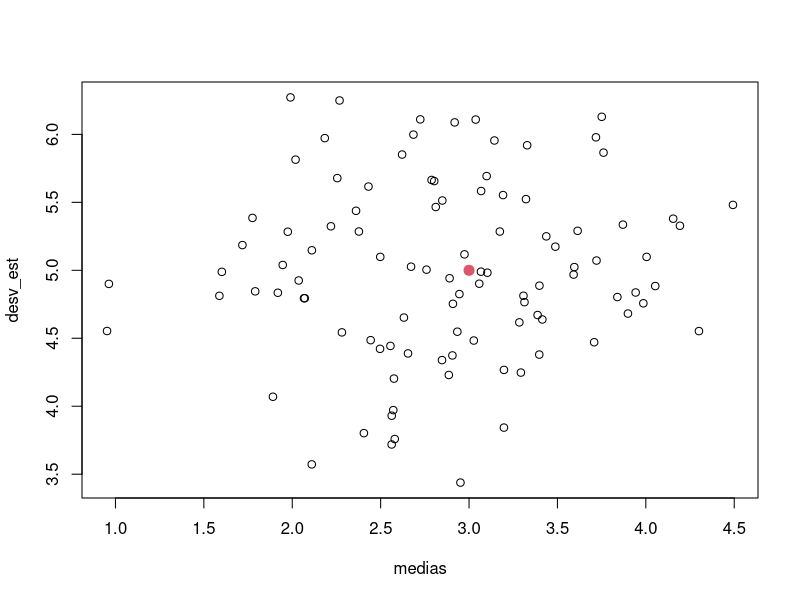
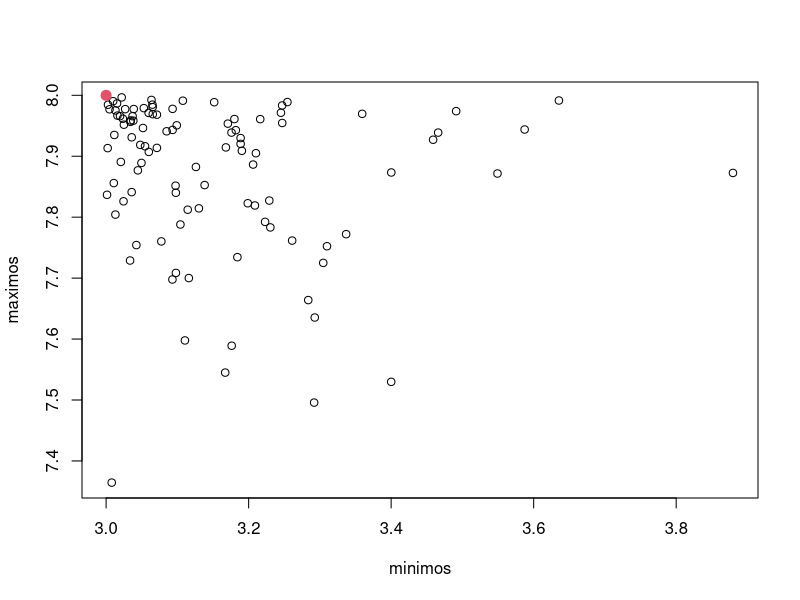
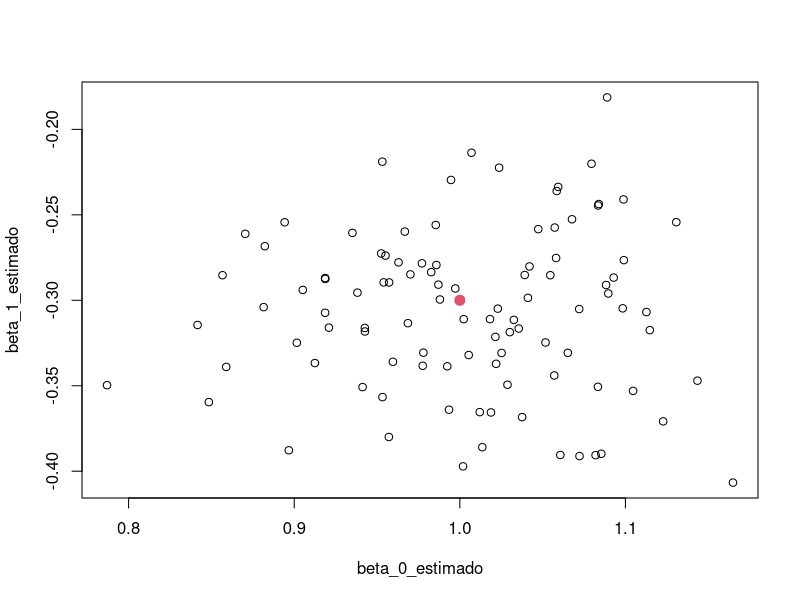
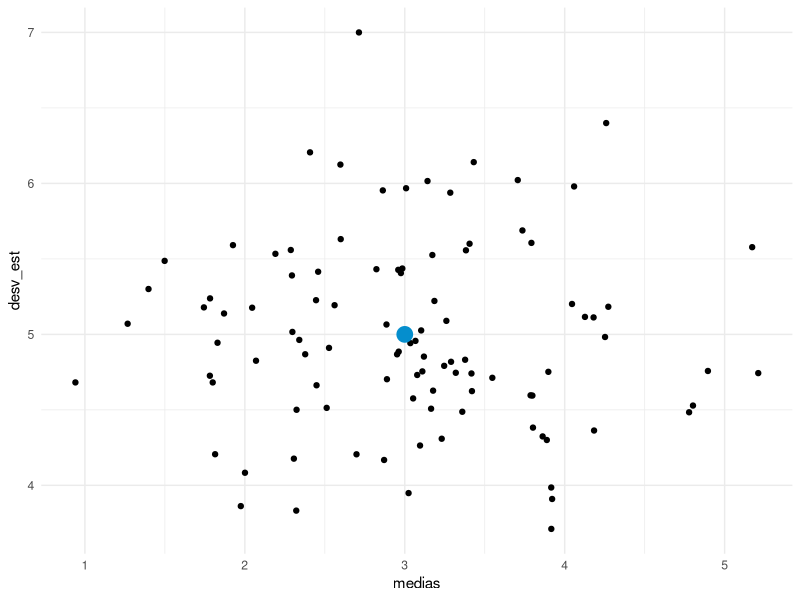
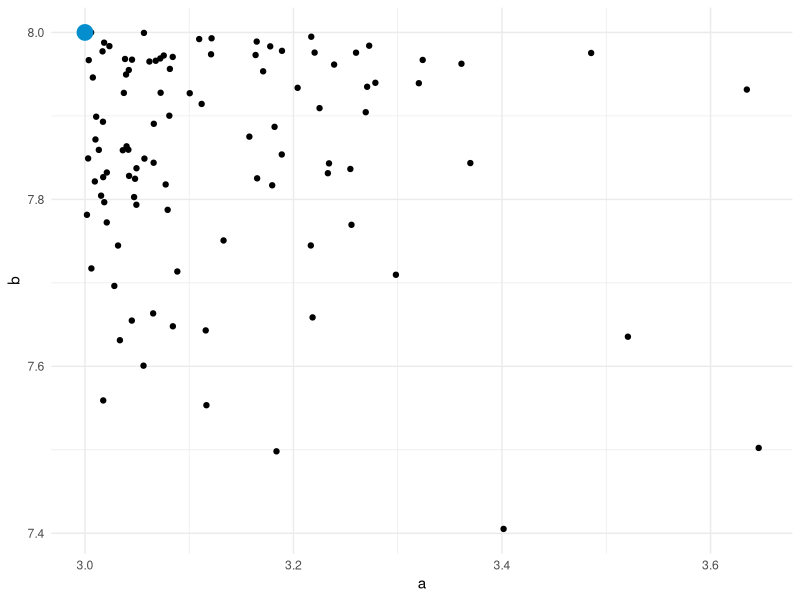
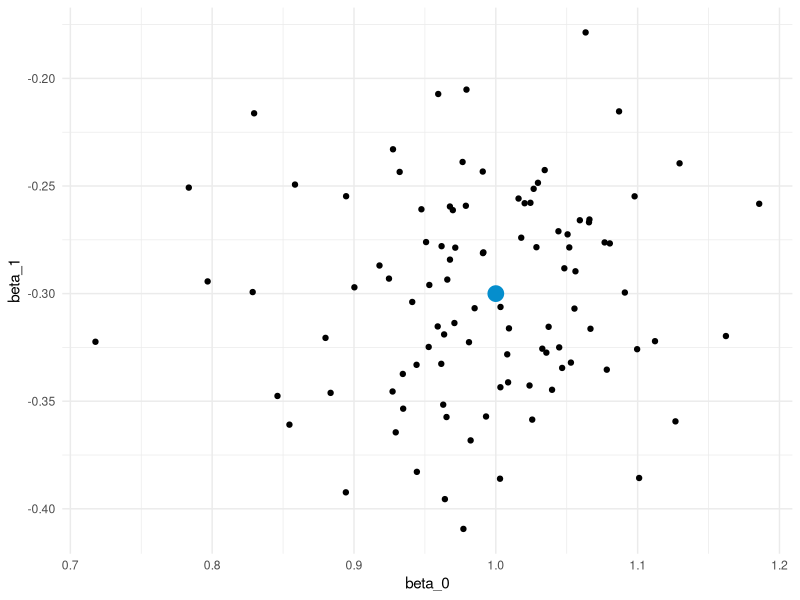

Reproduce these figures in R, in order.

# En el espacio de parámetros podemos ver los parámetros y sus est --------


# paquetes ----------------------------------------------------------------


# Distribución normal -----------------------------------------------------

tamano_muestral <- 35
iteraciones <- 100

medias <- vector()
desv_est <- vector()

media_poblacional <- 3
desv_est_poblacional <- 5

for(i in seq_len(iteraciones)){
  muestra <- rnorm(tamano_muestral, media_poblacional, desv_est_poblacional)
  medias[i] <- mean(muestra)
  desv_est[i] <- sd(muestra)
}

plot(medias, desv_est)
points(media_poblacional, desv_est_poblacional, col = 2, cex = 2, pch = 20)


# Distribución uniforme ---------------------------------------------------


tamano_muestral <- 35
iteraciones <- 100


minimo_poblacional <- 3
maximo_poblacional <- 8

minimos <- vector()
maximos <- vector()

for(i in seq_len(iteraciones)){
  muestra <- runif(tamano_muestral, minimo_poblacional, maximo_poblacional)
  minimos[i] <- min(muestra)
  maximos[i] <- max(muestra)
}

plot(minimos, maximos)
points(minimo_poblacional, maximo_poblacional, col = 2, cex = 2, pch = 20)


# regresión lineal --------------------------------------------------------

tamano_muestral <- 35
iteraciones <- 100


beta_0 <- 1
beta_1 <- -0.3

beta_0_estimado <- vector()
beta_1_estimado <- vector()

genera_y <- function(x, beta_0, beta_1){
beta_1*x + beta_0 + rnorm(length(x), 0, 0.5)
}

for(i in seq_len(iteraciones)){
  X <- seq(-3, 3, length.out = tamano_muestral)
  Y <- genera_y(X, beta_0, beta_1)
  betas_estimados <- coef(lm(Y ~ X)) 
  beta_0_estimado[i] <- betas_estimados[1]
  beta_1_estimado[i] <- betas_estimados[2]
}

plot(beta_0_estimado, beta_1_estimado)
points(beta_0, beta_1, col = 2, cex = 2, pch = 20)


# Gráfico bonito ----------------------------------------------------------

library("dplyr")
library("ggplot2")
library("magrittr")
library("purrr")

colores_platzi <- c("#78D92A", "#002E4E", "#058ECD", "#ED2B05", "#F4F7F4")

tamano_muestral <- 35
iteraciones <- 100


# Distribución normal -----------------------------------------------------

media_poblacional <- 3
desv_est_poblacional <- 5

tibble(
  muestras = replicate(iteraciones, rnorm(tamano_muestral, media_poblacional, desv_est_poblacional), simplify = FALSE),
  medias = map_dbl(muestras, mean),
  desv_est = map_dbl(muestras, sd)
) -> simulaciones

qplot(medias, desv_est, data = simulaciones) + 
  annotate("point", media_poblacional, desv_est_poblacional, colour = colores_platzi[3], size = 5) +
  theme_minimal()


# Distribución uniforme ---------------------------------------------------

minimo_poblacional <- 3
maximo_poblacional <- 8

tibble(
  muestras = replicate(iteraciones, runif(tamano_muestral, minimo_poblacional, maximo_poblacional), simplify = FALSE),
  a = map_dbl(muestras, min),
  b = map_dbl(muestras, max)
) -> simulaciones

qplot(a, b, data = simulaciones) + 
  annotate("point", 3, 8, colour = colores_platzi[3], size = 5) +
  theme_minimal()


# Regresión lineal simple -------------------------------------------------

beta_0 <- 1
beta_1 <- -0.3

estima_betas <- function(x, y){
  coef(lm(y ~ x))
}

tibble(
  datos_x = replicate(iteraciones, seq(-3, 3, length.out = tamano_muestral), simplify = FALSE),
  datos_y = map(datos_x, genera_y, beta_0, beta_1),
  betas = map2(datos_x, datos_y, estima_betas),
  beta_0 = map_dbl(betas, extract, 1),
  beta_1 = map_dbl(betas, extract, 2),
  # plot = map2(datos_x, datos_y, plot)
) -> simulaciones

qplot(beta_0, beta_1, data = simulaciones) + 
  annotate("point", 1, -0.3, colour = colores_platzi[3], size = 5) +
  theme_minimal()
